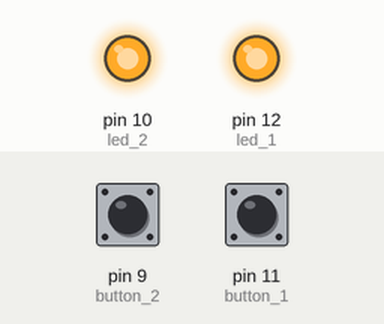
This sketch was run on a simulated Arduino Uno, built with avr-gcc and run on an emulated ATmega328P. Parts: output pins drawn as LEDs (lit = HIGH). The inputs (shaded band) are chosen by the test bench; at power-on: pin 9 (button_2) LOW, pin 11 (button_1) LOW. What the sketch prints to the serial monitor is not drawn.

Above: at 0.1 s.
Timing chart, 0 to 1.6 s (numbered marks = the images above):
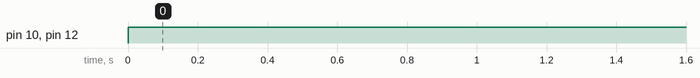

The sketch:

body_test.ino
```cpp
int led_1 = 12;
int led_2 = 10;

int button_1 = 11;
int button_2 = 9;
void setup() {
  Serial.begin(9600);
  // put your setup code here, to run once:
  pinMode(led_1, OUTPUT);
  pinMode(led_2, OUTPUT);
  pinMode(button_1, INPUT);
  pinMode(button_2, INPUT);
}

void loop() {
  // put your main code here, to run repeatedly:
  digitalWrite(led_1, HIGH);
  digitalWrite(led_2, HIGH);
  Serial.print("Button 1: "); Serial.println(digitalRead(button_1));
  Serial.print("Button 2: "); Serial.println(digitalRead(button_2));
  delay(1000);
}
```

Measured:
- by itself, pin 10 (led_2), pin 12 (led_1): LOW → HIGH at 0.00 s
